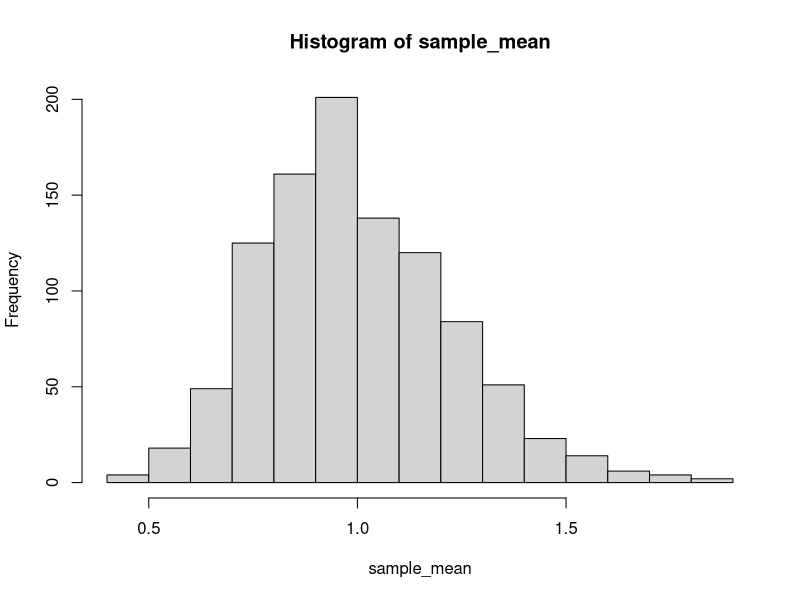

Source code (R):
library(fBasics)
set.seed(1)
simu = function(sample_size = 20, repeat_time = 10){
  sample_mean = c()
  lambda = c(0,1,2,3,4)
  for (i in 1:repeat_time){
    sample_mean[i] = mean(rexp(sample_size))
  }
  return (sample_mean)
}

sample_size = 20
repeat_time = 1000
sample_mean = simu(sample_size, repeat_time)

hist(sample_mean)
jarqueberaTest(sample_mean)
#jarque.bera.test(sample_mean)
